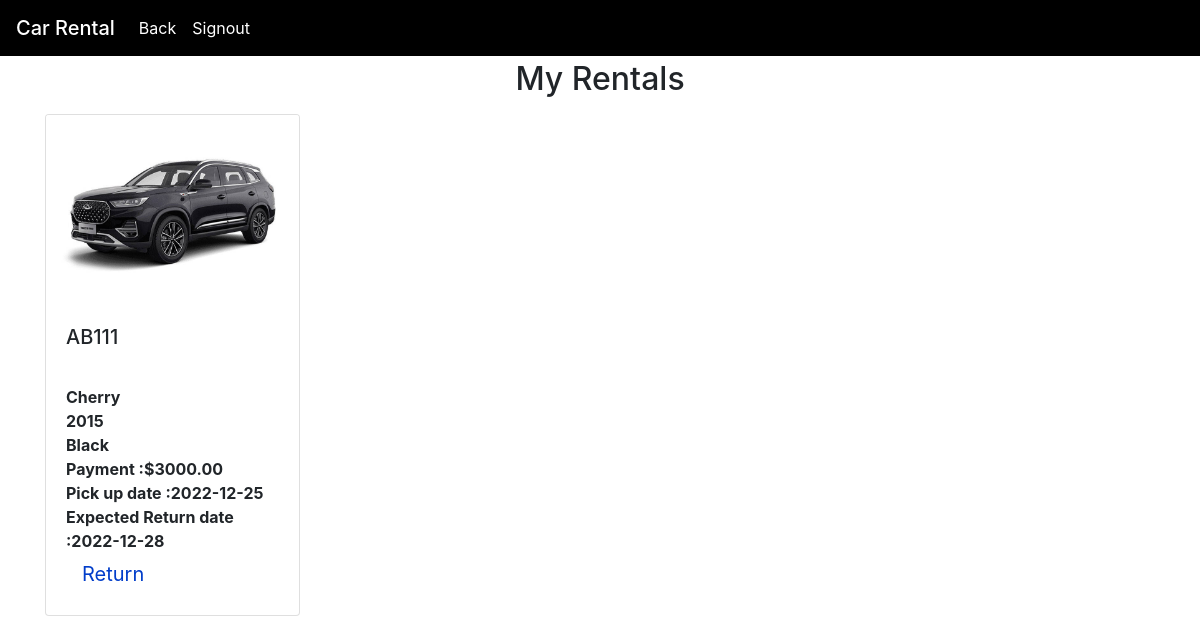
The app's page /cust_rentals.php (signed in) with its own data.
### tables this page shows
CREATE TABLE registration (
  register_no int AUTO_INCREMENT NOT NULL,
  car_plate varchar(10) NOT NULL,
  cust_id int NOT NULL,
  office_id int NOT NULL,
  payment decimal(10,2) NOT NULL,
  pay_date date ,
  penalty decimal(10,2) DEFAULT 0.00 ,
  start_date date NOT NULL,
  end_date date DEFAULT NULL,
  return_date date DEFAULT NULL,
  is_returned BOOLEAN DEFAULT FALSE,
  PRIMARY KEY(register_no)
);

CREATE TABLE car (
  car_plate varchar(10) NOT NULL,
  model varchar(225) NOT NULL,
  model_year year NOT NULL,
  color varchar(50) NOT NULL,
  admin_id int DEFAULT 1,
  daily_price decimal(10,2) NOT NULL,
  office_id int NOT NULL,
  status varchar(50) NOT NULL,
  image varchar(225) NOT NULL,
  PRIMARY KEY(car_plate)
);

### cust_rentals.php (the view, shortened to what this page needs)
<?php
    $conn = mysqli_connect("localhost","root","","car_rental");
    $cust_id = $_SESSION['cust_id'];
    if($conn->connect_error){
        echo "$conn->connect_error";
    die("Connection Failed : ". $conn->connect_error);
}
 else{
    $statement = $conn->prepare("select * from registration natural join car where cust_id= ?");
    $statement->bind_param("d", $cust_id);
    $statement->execute();
    $car = $statement->get_result();
 }
?>
<!DOCTYPE html>
<html lang="en">
<head>
    <link rel="stylesheet" href="return.css">
    <link href="https://cdn.jsdelivr.net/npm/bootstrap@5.0.2/dist/css/bootstrap.min.css" rel="stylesheet">
    <link rel="stylesheet" href="https://stackpath.bootstrapcdn.com/bootstrap/4.1.3/css/bootstrap.min.css">
</head>
<body>
<nav class="navbar fixed-top navbar-expand-sm navbar-dark"style="background-color:black">
    <a href="#" class="navbar-brand mb-0 h1">Car Rental</a>
    <div class="collapse navbar-collapse" id="nav_id">
    <ul class="navbar-nav">
        <li
            class="nav-item active">
            <a href="customer_home.php" class="nav-link">Back</a>
        </li>
        <li
            class="nav-item active">
            <a href="registration_login.html" class="nav-link">Signout</a>
        </li>
    </ul></div>
    </nav>
    <div style="margin-top:60px">
    <h2 style = "text-align : center;">My Rentals</h2>
  <div class ="container">
  <div class ="row">
  <?php
  foreach($car as $car){
      $imageURL = 'uploads/'.$car["image"];
      ?>
  <div class="col-md-3  mt-2">
                <div class="card">
                <img class="card-img-top" src="<?php echo $imageURL; ?>" alt="" />
                <div class="card-body">
                        <h5 class="card-title">
                        <?php echo $car['car_plate']?>
                        </h5>
                        <strong><br> <?php echo $car['model']?></strong><br>
                        <strong> <?php echo $car['model_year']?></strong><br>
                        <strong> <?php echo $car['color']?></strong><br>
                        <strong>Payment :$<?php echo $car['payment']?></strong><br>
                        <strong>Pick up date :<?php echo $car['start_date']?></strong><br>
                        <strong>Expected Return date :<?php echo $car['end_date']?></strong><br>
                <?php
                if( $car['is_returned']==FALSE)
                {
                ?>
                        <button class="dropdown-btn">Return
                        </button>
                            <?php }?>
                       </div>
                        </div>
                        </div>
    <?php
    }
    ?>
</body>

### return.css (style rules this page uses)
.dropdown-btn { padding: 6px 8px 6px 16px; text-decoration: none; font-size: 20px; color: #013dca; display: block; border: none; background: none; width: 100%; text-align: left; cursor: pointer; outline: none; position: relative; display: inline-block; }

### records on screen
registration: car_plate.image (picture), car_plate "AB111", car_plate.model "Cherry", car_plate.model_year "2015", car_plate.color "Black", payment "3000.00", start_date "2022-12-25", end_date "2022-12-28"
